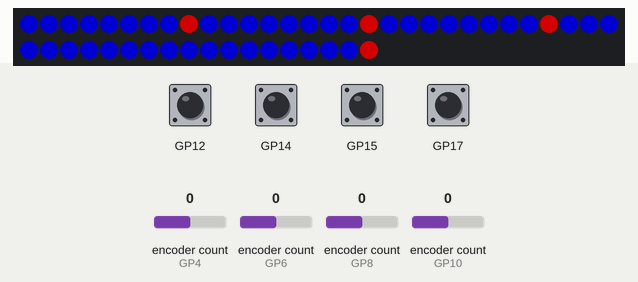
Recording of a program running on a simulated Raspberry Pi Pico running CircuitPython. Shown: 48 RGB LEDs in strip order, left to right, continuing on the next row. The inputs (shaded band) are chosen by the test bench; at power-on: GP12, GP14, GP15, GP17 HIGH, encoder count (sensors on GP6, GP8, GP10, GP4) 0. Dim RGB values are drawn brighter than linear; MIDI messages are not drawn; what the program prints to the serial console is not drawn.

Above: at 1.2 s.
1.3 s: GP12 pulled LOW for 0.15 s
At 2.3 s:
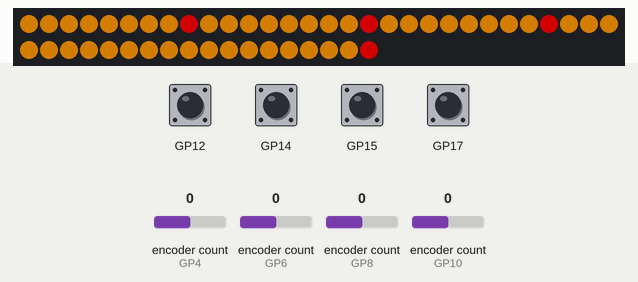
2.9 s: GP14 pulled LOW for 0.15 s
At 3.5 s:
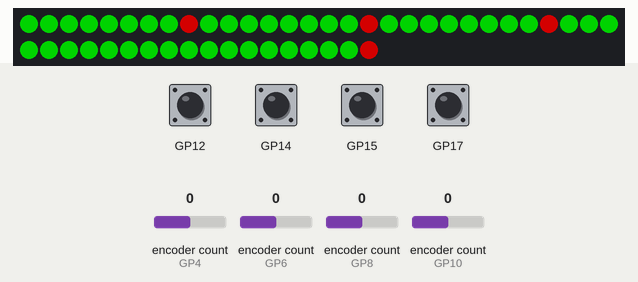
4.5 s: GP15 pulled LOW for 0.15 s
At 5.7 s:
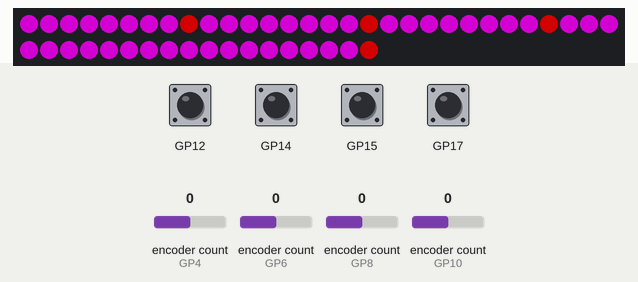
6.1 s: encoder count (sensor on GP6) set to 4
7.6 s: encoder count (sensor on GP8) set to 4
9.1 s: encoder count (sensor on GP10) set to 4
Timing chart, 0 to 11.6 s (numbered marks = the images above; inputs shaded):
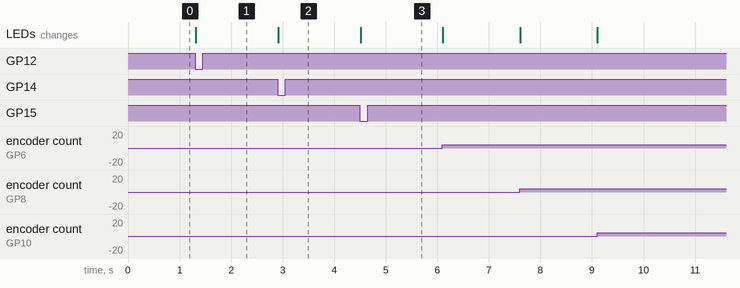

The program:

CrackersController.py
```python
import board

import time
import gc
import board
import neopixel
import rotaryio
from digitalio import DigitalInOut, Direction, Pull
import usb_midi
import adafruit_midi
from adafruit_midi.note_on import NoteOn
from adafruit_midi.note_off import NoteOff
from adafruit_midi.control_change import ControlChange
from adafruit_debouncer import Debouncer

class Col:

    RED = (255, 0, 0)
    YELLOW = (255, 150, 0)
    GREEN = (0, 255, 0)
    CYAN = (0, 255, 255)
    BLUE = (0, 0, 255)
    MAGENTA = (255, 0, 255)
    WHITE = (255, 255, 255)
    BLACK = (0, 0, 0)
    GREY = (10, 10, 10)
    VIOLET = (127,0,155)
    INDIGO = (75,0,130)
    ORANGE = (255,165,0)

    values=(RED, GREEN, BLUE, YELLOW, MAGENTA, CYAN, GREY, WHITE)


    @staticmethod
    def dim(col):
        return (col[0]/40, col[1]/40, col[2]/40)

class ControllerConfig():

    def __init__(self, min_val=0, max_val=127,turns=1.0,init_value=0,
                 controller_value = 0, background_col = Col.BLUE,
                 val_col = Col.RED):
        self.min_val = min_val
        self.max_val = max_val
        self.turns = turns
        self.encoder_value = 0
        self.init_value = init_value
        self.controller_value = init_value
        self.val_col = val_col
        self.background_col = background_col

class MidiControllerConfig(ControllerConfig):

    def __init__(self, min_val=0, max_val=127,turns=1.0,init_value=0,
                 controller_value = 0, background_col = Col.BLUE,
                 val_col = Col.RED, midi_channel=0,midi_control=1):
        super(MidiControllerConfig,self).__init__(
            min_val, max_val,turns,init_value,
                 controller_value, background_col,
                 val_col)
        self.midi_channel=midi_channel
        self.midi_control = midi_control

class Controller():
    def __init__(self, client, name, encoder_pin1, encoder_pin2, pulses_rev,
                 button_pin, pixel_start, no_of_pixels, pixel_offset, forward,
                 configs
                 ):
        self.name = name
        self.client =  client
        self.encoder= rotaryio.IncrementalEncoder(encoder_pin1, encoder_pin2)
        self.pulses_rev = pulses_rev
        self.last_encoder_position = 0
        tmp_pin = DigitalInOut(button_pin)
        tmp_pin.pull = Pull.UP
        self.button_debounce = Debouncer(tmp_pin,interval=0.01)
        self.pixel_start = pixel_start
        self.no_of_pixels = no_of_pixels
        self.pixel_offset = pixel_offset
        self.forward = forward
        self.first_run = True
        self.configs = configs
        self.active_config_no = 0
        self.active_config = configs[0]

    def set_range(self,min_val,max_val,turns,pulses_rev):
        self.min = min_val
        self.max = max_val
        self.turns = turns
        self.pulses_rev = pulses_ref

    def draw_cursor(self):
        pixels = self.no_of_pixels
        base = self.pixel_start
        offset = self.pixel_offset
        pulse_limit = int(self.pulses_rev * self.active_config.turns)-1
        turn_amount = self.active_config.encoder_value / pulse_limit
        cursor = int(pixels*turn_amount)
        pos=0
        while pos < pixels:
            pix = base + ((pos+offset) % pixels)
            if pos<=cursor:
                self.client.pixels[pix] = self.active_config.val_col
            else:
                self.client.pixels[pix] = self.active_config.background_col
            pos = pos + 1

    def update_encoder(self):
        new_encoder_position = self.encoder.position
        encoder_change = self.last_encoder_position - new_encoder_position

        if encoder_change != 0 or self.first_run:
            if self.forward:
                new_pos = self.active_config.encoder_value - encoder_change
            else:
                new_pos = self.active_config.encoder_value + encoder_change

            if new_pos<0:
                new_pos=0

            pulse_limit = int(self.pulses_rev * self.active_config.turns)-1

            if new_pos>=pulse_limit:
                new_pos=pulse_limit

            if self.active_config.encoder_value != new_pos or self.first_run:
                self.first_run = False
                self.active_config.encoder_value = new_pos
                turn_amount = new_pos / pulse_limit
                val_range = self.active_config.max_val - self.active_config.min_val
                scaled_change = turn_amount * val_range
                self.active_config.controller_value=scaled_change
                self.draw_cursor()
                self.encoder_changed()

        self.last_encoder_position = new_encoder_position

    def update(self):
        self.button_debounce.update()
        if self.button_debounce.fell:
            self.button_down()
        if self.button_debounce.rose:
            self.button_up()

        self.update_encoder()

    def reset(self):
        self.count=0;

    def step_controller(self):
        self.active_config_no = (self.active_config_no + 1) % len(self.configs)
        self.active_config = self.configs[self.active_config_no]
        self.draw_cursor()

    def button_down(self):
        if self.client.change_all_controllers:
            for controller in self.client.controllers:
                controller.step_controller()
        else:
            self.step_controller()

    def button_up(self):
        pass


class MidiController(Controller):

    def __init__(self, client, name, encoder_pin1, encoder_pin2, pulses_rev,
                 button_pin, pixel_start, no_of_pixels, pixel_offset, forward,
                 configs):
        super(MidiController,self).__init__(client = client, name = name,
                 encoder_pin1 = encoder_pin1, encoder_pin2 = encoder_pin2,
                 pulses_rev = pulses_rev, button_pin = button_pin,
                 pixel_start = pixel_start, no_of_pixels = no_of_pixels,
                 forward = forward, pixel_offset = pixel_offset,
                 configs=configs)

    def encoder_changed(self):
        self.client.midi.send(ControlChange(self.active_config.midi_control,
            round(self.active_config.controller_value)), channel=self.active_config.midi_channel)

class CrackersController:

    def __init__(self):
        print("Rob Miles Crackers Midi Controller 1.0")
        base=20

        c1 = [
            MidiControllerConfig(midi_channel=0,midi_control=base+1),
            MidiControllerConfig(midi_channel=0,midi_control=base+5, background_col = Col.YELLOW),
            MidiControllerConfig(midi_channel=0,midi_control=base+9, background_col = Col.GREEN),
            MidiControllerConfig(midi_channel=0,midi_control=base+13, background_col = Col.MAGENTA)
            ]

        c2 = [
            MidiControllerConfig(midi_channel=0,midi_control=base+2),
            MidiControllerConfig(midi_channel=0,midi_control=base+6, background_col = Col.YELLOW),
            MidiControllerConfig(midi_channel=0,midi_control=base+10, background_col = Col.GREEN),
            MidiControllerConfig(midi_channel=0,midi_control=base+14, background_col = Col.MAGENTA)
            ]
        c3 = [
            MidiControllerConfig(midi_channel=0,midi_control=base+3),
            MidiControllerConfig(midi_channel=0,midi_control=base+7, background_col = Col.YELLOW),
            MidiControllerConfig(midi_channel=0,midi_control=base+11, background_col = Col.GREEN),
            MidiControllerConfig(midi_channel=0,midi_control=base+15, background_col = Col.MAGENTA)
            ]
        c4 = [
            MidiControllerConfig(midi_channel=0,midi_control=base+4),
            MidiControllerConfig(midi_channel=0,midi_control=base+8, background_col = Col.YELLOW),
            MidiControllerConfig(midi_channel=0,midi_control=base+12, background_col = Col.GREEN),
            MidiControllerConfig(midi_channel=0,midi_control=base+16, background_col = Col.MAGENTA)
            ]
        self.controllers = [
            MidiController(client=self, name="c1", encoder_pin1=board.GP8, encoder_pin2=board.GP9, pulses_rev=20,
                           button_pin=board.GP14, pixel_start=24, no_of_pixels=12, forward=True, pixel_offset=2,
                           configs=c1),
            MidiController(client=self, name="c2", encoder_pin1=board.GP10, encoder_pin2=board.GP11, pulses_rev=20,
                           button_pin=board.GP15, pixel_start=36, no_of_pixels=12, forward=True, pixel_offset=-1,
                           configs=c2),
            MidiController(client=self, name="c3", encoder_pin1=board.GP6, encoder_pin2=board.GP7, pulses_rev=20,
                           button_pin=board.GP17, pixel_start=12, no_of_pixels=12, forward=True, pixel_offset=5,
                           configs=c3),
            MidiController(client=self, name ="c4", encoder_pin1=board.GP4, encoder_pin2=board.GP5, pulses_rev=20,
                           button_pin=board.GP12, pixel_start=0, no_of_pixels=12, forward=False, pixel_offset=8,
                           configs=c4)
            ]
        self.midi = adafruit_midi.MIDI(midi_out=usb_midi.ports[1], out_channel=0)
        no_of_pixels = len(self.controllers)*12
        self.pixels = neopixel.NeoPixel(board.GP13,no_of_pixels,auto_write=False)
        self.pixels.brightness = 0.5
        self.change_all_controllers = True

    def button_down(self,controller):
        pass

    def button_up(self,controller):
        pass

    def encoder_changed(self, controller, change):
        pass

    def update(self):
        for controller in self.controllers:
            controller.update()
        self.pixels.show()


controller = CrackersController()
while True:
    controller.update()
```

Measured:
- after the input at 1.3 s, the LEDs: change at once (image 1)
- after the input at 2.9 s, the LEDs: change at once (image 2)
- after the input at 4.5 s, the LEDs: change at once (image 3)
